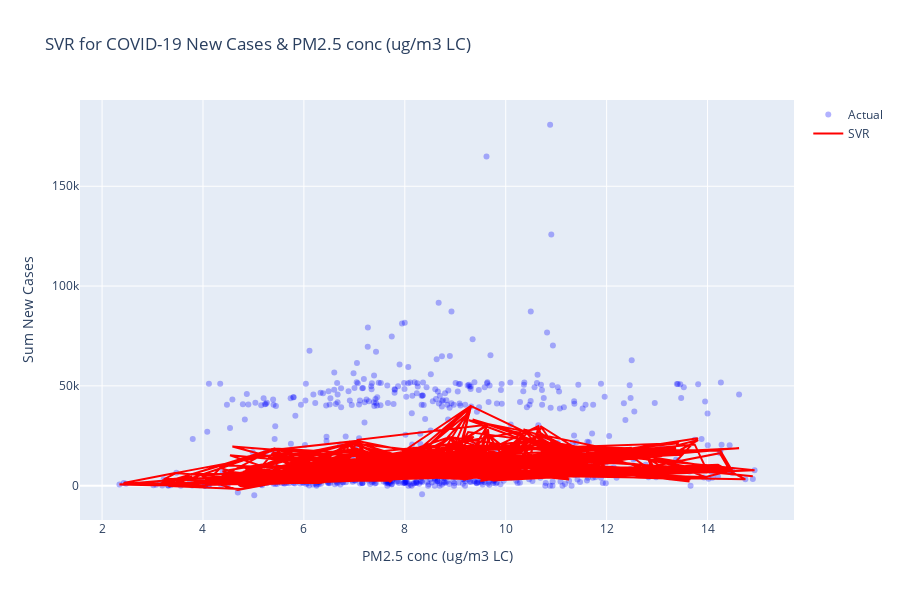

Write notebook code for a chart like this one.
### Code cell
## Perform regression modeling via SVR
x = NewData['PM2.5 conc (ug/m3 LC)']
x = x.values.reshape(-1, 1)
y = NewData['Sum New Cases']
#--------------------------------------------------------------
# SVR model with hyperparameter optimization
#--------------------------------------------------------------
# Split the data into train and test sets
x_train, x_test, y_train, y_test = train_test_split(x, y, test_size=0.2, random_state=42)

# Create a pipeline with StandardScaler and SVR
pipeline = Pipeline([('scaler', StandardScaler()),
                     ('svr', SVR(kernel='rbf'))])

# Define the parameter grid for hyperparameter optimization
param_grid = {'svr__C': [10000, 1000000, 100],
              'svr__gamma': [10, 1000, 100]}
# param_grid = {'svr__C': [100, 1000, 100],
#               'svr__gamma': [1, 1000, 100]}

# Perform grid search with cross-validation on train data
grid_search = GridSearchCV(pipeline, param_grid)
grid_search.fit(x_train, y_train)

# Predict using best model on test data
best_svr = grid_search.best_estimator_
y_svr_pred_test = best_svr.predict(x_test)

# Calculate R2 and RMSE for SVR model
svr_r2 = r2_score(y_test, y_svr_pred_test)
svr_rmse = np.sqrt(mean_squared_error(y_test, y_svr_pred_test))

print("Model Evaluation")
print("\nSupport Vector Regression: RMSE=%.2f, R2=%.2f" % (svr_rmse, svr_r2))
print("Hyperparameters:", best_svr, "\n")

# Plot the model
import plotly.graph_objects as go

xtt = NewData['PM2.5 conc (ug/m3 LC)']#df_chatter['date'].dt.strftime('%Y-%m-%d')
scatter_actual = go.Scatter(x=xtt, y=y, mode='markers', name='Actual', marker=dict(color='blue', opacity=0.3))

# line_regression = go.Scatter(x=xtt, y=y_linear_pred, mode='lines', name='LR', line=dict(color='red', dash='dash'))

y_svr_pred = best_svr.predict(x) # Plot on all data
line_svr = go.Scatter(x=xtt, y=y_svr_pred, mode='lines', name='SVR', line=dict(color='red'))

data = [scatter_actual, line_svr]

layout = go.Layout(xaxis=dict(title='PM2.5 conc (ug/m3 LC)'),
                   yaxis=dict(title='Sum New Cases'),
                   title='SVR for COVID-19 New Cases & PM2.5 conc (ug/m3 LC)',
                   showlegend=True,
                   height=600)

fig = go.Figure(data=data, layout=layout)
fig.show()

### Figure 1 — Plotly figure (JSON) as saved in the notebook; plotly's stock layout.template omitted (floating-point values rounded to 4 significant figures; data arrays with more than 128 entries replaced by an {"elided": "..."} marker saying what was removed)
{"data": [{"marker": {"color": "blue", "opacity": 0.3}, "mode": "markers", "name": "Actual", "x": {"elided": "713 float values"}, "y": {"elided": "713 float values"}, "type": "scatter"}, {"line": {"color": "red"}, "mode": "lines", "name": "SVR", "x": {"elided": "713 float values"}, "y": {"elided": "713 float values"}, "type": "scatter"}], "layout": {"height": 600, "showlegend": true, "title": {"text": "SVR for COVID-19 New Cases & PM2.5 conc (ug/m3 LC)"}, "xaxis": {"title": {"text": "PM2.5 conc (ug/m3 LC)"}}, "yaxis": {"title": {"text": "Sum New Cases"}}}}
